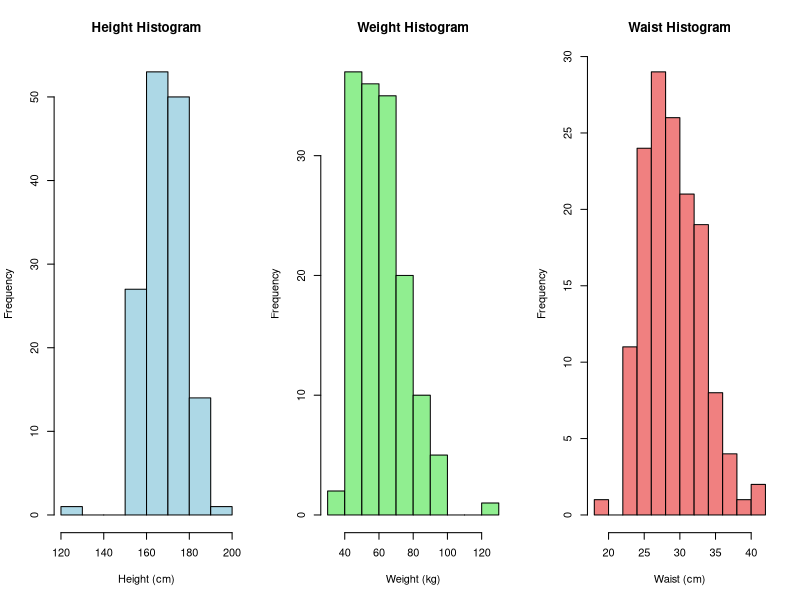
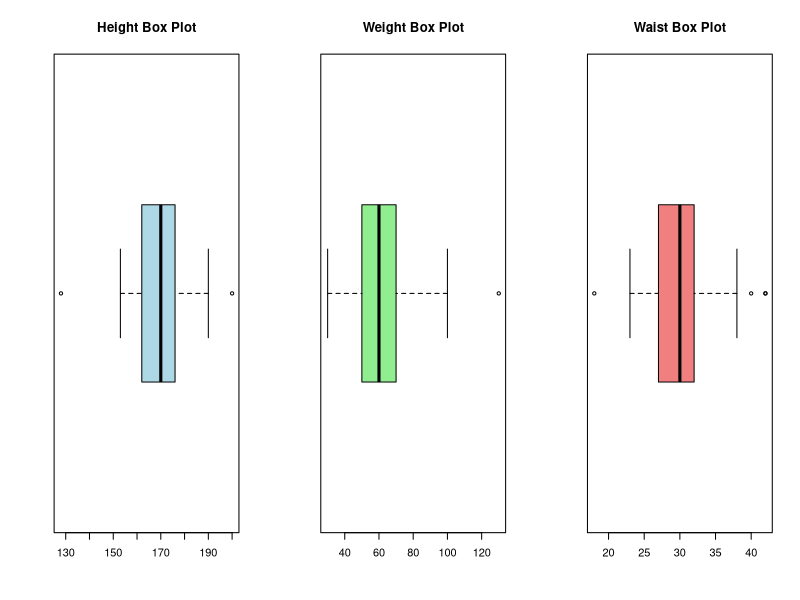

These charts were generated, in order, by the following R code: (Note: this script raises an error after producing the figures.)
## Question 1

# Load necessary libraries
library(ggplot2)
library(dplyr)
library(tidyr)
library(MASS)

# Load the dataset
data <- read.csv("gender_outlier.csv")

# Check structure of the data
str(data$Height)


# Display histograms for height, weight, and waist
par(mfrow=c(1,3))  # Set up the plotting area
hist(data$Height, main="Height Histogram", xlab="Height (cm)", col="lightblue", border="black")
hist(data$Weight, main="Weight Histogram", xlab="Weight (kg)", col="lightgreen", border="black")
hist(data$Waist, main="Waist Histogram", xlab="Waist (cm)", col="lightcoral", border="black")

# Box plots to identify outliers
par(mfrow=c(1,3))  # Set up the plotting area
boxplot(data$Height, main="Height Box Plot", horizontal=TRUE, col="lightblue")
boxplot(data$Weight, main="Weight Box Plot", horizontal=TRUE, col="lightgreen")
boxplot(data$Waist, main="Waist Box Plot", horizontal=TRUE, col="lightcoral")

# Multi-dimensional scaling
# Prepare the data for MDS
mds_data <- data %>% select(data$Height, data$Weight, data$Waist)
mds_result <- isoMDS(dist(mds_data))

# Create a data frame for MDS results
mds_df <- data.frame(MDS1 = mds_result$points[,1],
                     MDS2 = mds_result$points[,2],
                     Gender = factor(data$gender))

# Plotting the MDS results
ggplot(mds_df, aes(x=MDS1, y=MDS2, color=Gender, shape=Gender)) +
  geom_point(size=3) +
  labs(title="Multi-Dimensional Scaling of Gender Data",
       x="MDS Dimension 1",
       y="MDS Dimension 2") +
  theme_minimal() +
  scale_color_manual(values=c("blue", "red"))  # Change colors as needed
